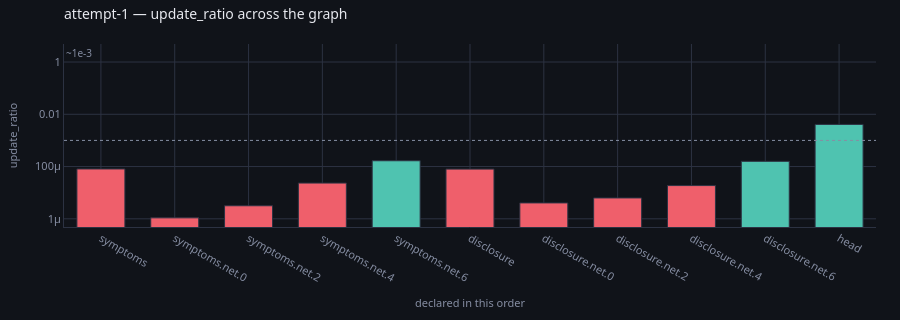

Notebook source saved alongside this figure:
### Markdown cell above
`STALLED` on **every layer of both branches**. The profile says the rest:

### Code cell
profile(store, run="attempt-1", of="update_ratio")

### Figure 1 — Plotly figure (JSON) as saved in the notebook; plotly's stock layout.template omitted (floating-point values rounded to 4 significant figures)
{"data": [{"customdata": ["STALLED", "STALLED", "STALLED", "STALLED", "nothing tripped", "STALLED", "STALLED", "STALLED", "STALLED", "nothing tripped", "nothing tripped"], "hovertemplate": "<b>%{x}</b><br>%{y:.3e}<br>%{customdata}<extra></extra>", "marker": {"color": ["#ef5f6b", "#ef5f6b", "#ef5f6b", "#ef5f6b", "#4fc3b0", "#ef5f6b", "#ef5f6b", "#ef5f6b", "#ef5f6b", "#4fc3b0", "#4fc3b0"], "line": {"color": "#2c3242", "width": 1}}, "type": "bar", "x": ["symptoms", "symptoms.net.0", "symptoms.net.2", "symptoms.net.4", "symptoms.net.6", "disclosure", "disclosure.net.0", "disclosure.net.2", "disclosure.net.4", "disclosure.net.6", "head"], "y": [8.091e-05, 1.089e-06, 3.155e-06, 2.335e-05, 0.0001666, 7.987e-05, 4.057e-06, 6.291e-06, 1.871e-05, 0.0001583, 0.004087]}], "layout": {"annotations": [{"font": {"color": "#868ea3", "size": 10}, "showarrow": false, "text": "~1e-3", "x": 0, "xanchor": "left", "xref": "x domain", "y": 0.001, "yanchor": "bottom", "yref": "y"}], "bargap": 0.35, "font": {"color": "#e7e9ef", "family": "system-ui, -apple-system, Segoe UI, Roboto, sans-serif", "size": 12}, "height": 320, "hoverlabel": {"align": "left", "bgcolor": "#1a1e28", "bordercolor": "#2c3242", "font": {"color": "#e7e9ef", "family": "system-ui, -apple-system, Segoe UI, Roboto, sans-serif"}}, "legend": {"bgcolor": "rgba(0,0,0,0)", "font": {"color": "#868ea3"}, "orientation": "h", "x": 1, "xanchor": "right", "y": 1.02, "yanchor": "bottom"}, "margin": {"b": 44, "l": 56, "r": 24, "t": 44}, "paper_bgcolor": "#101319", "plot_bgcolor": "#101319", "shapes": [{"line": {"color": "#868ea3", "dash": "dot", "width": 1}, "type": "line", "x0": 0, "x1": 1, "xref": "x domain", "y0": 0.001, "y1": 0.001, "yref": "y"}], "showlegend": false, "title": {"font": {"size": 14}, "text": "attempt-1 — update_ratio across the graph", "x": 0, "xanchor": "left", "xref": "paper", "y": 0.97, "yanchor": "top"}, "xaxis": {"gridcolor": "#2c3242", "linecolor": "#2c3242", "tickfont": {"color": "#868ea3", "size": 11}, "title": {"font": {"color": "#868ea3", "size": 11}, "text": "declared in this order"}, "zerolinecolor": "#2c3242"}, "yaxis": {"gridcolor": "#2c3242", "linecolor": "#2c3242", "tickfont": {"color": "#868ea3", "size": 11}, "title": {"font": {"color": "#868ea3", "size": 11}, "text": "update_ratio"}, "type": "log", "zerolinecolor": "#2c3242"}}}
